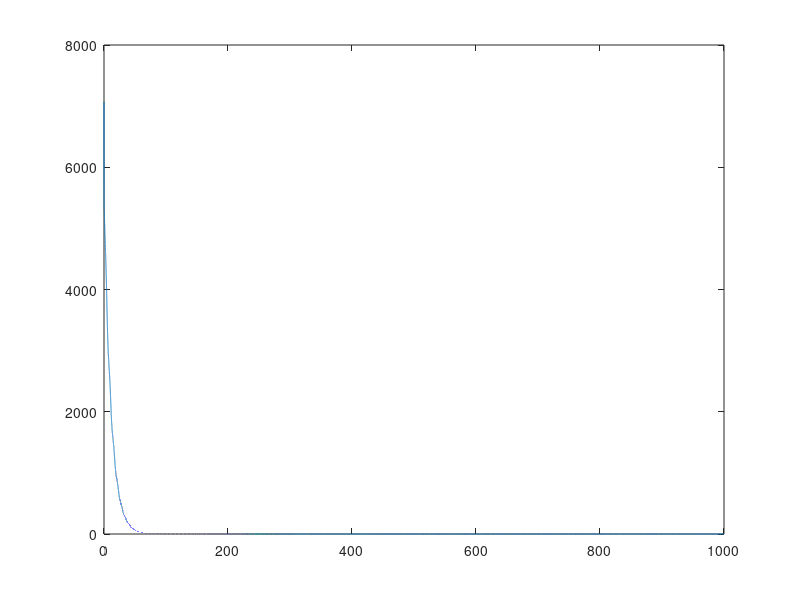

This chart was generated by the following MATLAB code:

function Final

S.e = 4;
S.k = 3;

x0 = [5000;5000];
T = 1000;

[t,x] = ode45(@(t,x) xdot(S,x,t),[0 T],x0,odeset('AbsTol',1e-12,'RelTol',1e-9));

plot(x(:,1),x(:,2));
plot(t,sqrt(x(:,1).^2+x(:,2).^2));

end

function xdot = xdot(S,x,t)

xdot = [x(2);-x(1)-S.e*(S.k+sin(t))*x(2)];

end
